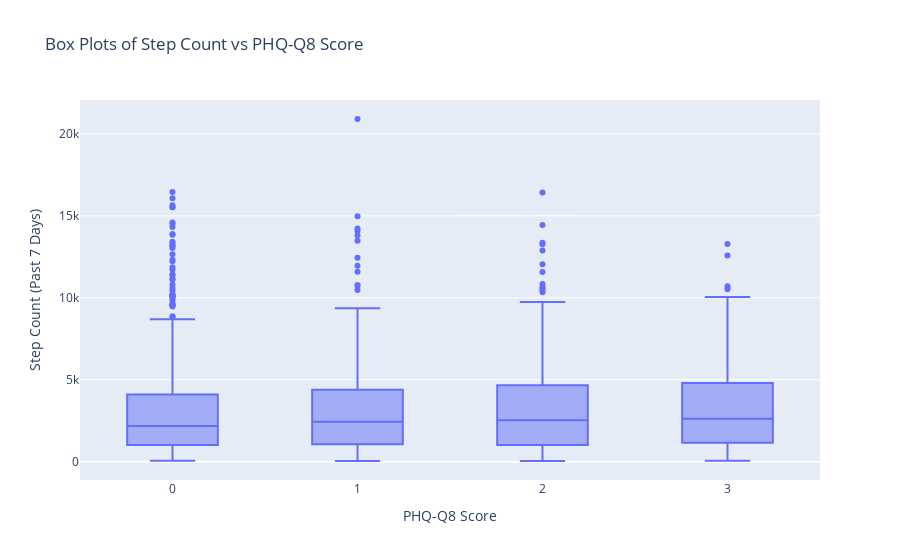

Notebook code for this chart:
### Code cell
import plotly.express as px

fig = px.box(df, x='phq_q8', y='step_count_m7',
             title='Box Plots of Step Count vs PHQ-Q8 Score',
             labels={'step_count_m7': 'Step Count (Past 7 Days)',
                     'phq_q8': 'PHQ-Q8 Score'},
            category_orders={"phq_q8": [0, 1, 2, 3]}) # Ensure correct ordering
fig.show()

### Figure 1 — Plotly figure (JSON) as saved in the notebook; plotly's stock layout.template omitted (floating-point values rounded to 4 significant figures; data arrays with more than 128 entries replaced by an {"elided": "..."} marker saying what was removed)
{"data": [{"alignmentgroup": "True", "hovertemplate": "PHQ-Q8 Score=%{x}<br>Step Count (Past 7 Days)=%{y}<extra></extra>", "legendgroup": "", "marker": {"color": "#636efa"}, "name": "", "notched": false, "offsetgroup": "", "orientation": "v", "showlegend": false, "type": "box", "x": {"elided": "2924 int values"}, "x0": " ", "xaxis": "x", "y": {"elided": "2924 float values"}, "y0": " ", "yaxis": "y"}], "layout": {"boxmode": "group", "legend": {"tracegroupgap": 0}, "title": {"text": "Box Plots of Step Count vs PHQ-Q8 Score"}, "xaxis": {"anchor": "y", "categoryarray": [0, 1, 2, 3], "categoryorder": "array", "domain": [0, 1], "title": {"text": "PHQ-Q8 Score"}}, "yaxis": {"anchor": "x", "domain": [0, 1], "title": {"text": "Step Count (Past 7 Days)"}}}}
